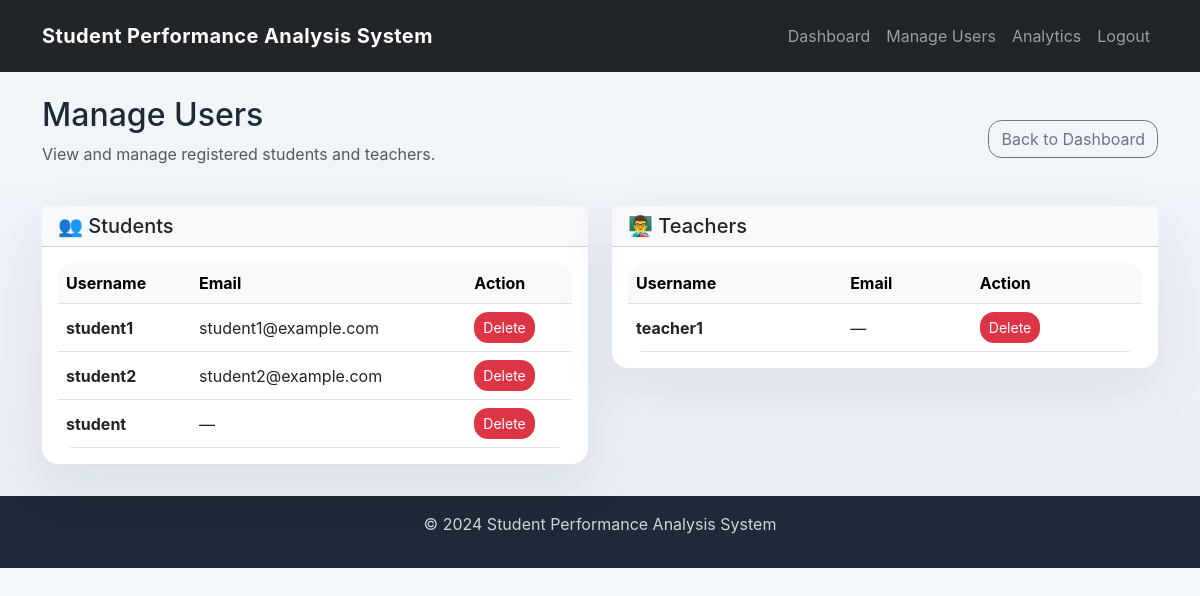
/admin/manage_users (signed in), run on the app's committed database.
### tables this page shows
CREATE TABLE users (
        id INTEGER PRIMARY KEY AUTOINCREMENT,
        username TEXT UNIQUE NOT NULL,
        password TEXT NOT NULL,
        role TEXT NOT NULL,
        email TEXT,
        created_at TIMESTAMP DEFAULT CURRENT_TIMESTAMP
    );

### routes/admin_routes.py (the view)
@admin_bp.route('/manage_users')
def manage_users():
    students = user_model.get_all_users_by_role('student')
    teachers = user_model.get_all_users_by_role('teacher')
    return render_template('manage_users.html', students=students, teachers=teachers)

### models/user_model.py (called while the page is built)
    def get_all_users_by_role(self, role):
        conn = sqlite3.connect(self.db_path)
        cursor = conn.cursor()
        cursor.execute("SELECT id, username, email FROM users WHERE role = ?", (role,))
        users = cursor.fetchall()
        conn.close()
        return [{'id': u[0], 'username': u[1], 'email': u[2]} for u in users]

### routes/admin_routes.py (called while the page is built)
@admin_bp.before_request
def require_admin():
    if 'user_id' not in session or session.get('role') != 'admin':
        return redirect(url_for('auth.login'))

### templates/manage_users.html (shortened to what this page needs)
{% extends "base.html" %}
{% block content %}
<div class="row mb-4">
    <div class="col-12">
        <div class="d-flex justify-content-between align-items-center">
            <div>
                <h2>Manage Users</h2>
                <p class="text-muted">View and manage registered students and teachers.</p>
            </div>
            <a href="{{ url_for('admin.dashboard') }}" class="btn btn-outline-secondary">Back to Dashboard</a>
        </div>
    </div>
</div>
<div class="row g-4">
    <div class="col-lg-6">
        <div class="card">
            <div class="card-header bg-light">
                <h5 class="card-title mb-0">👥 Students</h5>
            </div>
            <div class="card-body">
                {% if students %}
                    <div class="table-responsive">
                        <table class="table table-hover align-middle mb-0">
                            <thead class="table-light">
                                <tr>
                                    <th>Username</th>
                                    <th>Email</th>
                                    <th>Action</th>
                                </tr>
                            </thead>
                            <tbody>
                                {% for student in students %}
                                    <tr>
                                        <td><strong>{{ student.username }}</strong></td>
                                        <td>{{ student.email or '—' }}</td>
                                        <td>
                                            <a href="{{ url_for('admin.delete_user', user_id=student.id) }}" class="btn btn-sm btn-danger" onclick="return confirm('Are you sure you want to delete {{ student.username }}?')">Delete</a>
                                        </td>
                                    </tr>
                                {% endfor %}
                            </tbody>
                        </table>
                    </div>
                {% else %}
                    <p class="text-muted text-center py-3">No students registered yet.</p>
                {% endif %}
            </div>
        </div>
    </div>
    <div class="col-lg-6">
        <div class="card">
            <div class="card-header bg-light">
                <h5 class="card-title mb-0">👨‍🏫 Teachers</h5>
            </div>
            <div class="card-body">
                {% if teachers %}
                    <div class="table-responsive">
                        <table class="table table-hover align-middle mb-0">
                            <thead class="table-light">
                                <tr>
                                    <th>Username</th>
                                    <th>Email</th>
                                    <th>Action</th>
                                </tr>
                            </thead>
                            <tbody>
                                {% for teacher in teachers %}
                                    <tr>
                                        <td><strong>{{ teacher.username }}</strong></td>
                                        <td>{{ teacher.email or '—' }}</td>
                                        <td>
                                            <a href="{{ url_for('admin.delete_user', user_id=teacher.id) }}" class="btn btn-sm btn-danger" onclick="return confirm('Are you sure you want to delete {{ teacher.username }}?')">Delete</a>
                                        </td>
                                    </tr>
                                {% endfor %}
                            </tbody>
                        </table>
                    </div>
                {% else %}
                    <p class="text-muted text-center py-3">No teachers registered yet.</p>
                {% endif %}
            </div>
        </div>
    </div>
</div>
{% endblock %}

### static/css/style.css (style rules this page uses)
body { font-family: 'Inter', system-ui, -apple-system, BlinkMacSystemFont, 'Segoe UI', sans-serif; background: linear-gradient(180deg, #f4f7fb 0%, #e8edf5 100%); color: #1f2937; }
.card { border: none; border-radius: 1rem; box-shadow: 0 20px 60px rgba(15, 23, 42, 0.08); }
body .card { background: #ffffff; }
.btn { border-radius: 0.85rem; }
.table { border-radius: 1rem; overflow: hidden; }
.table th, .table td { vertical-align: middle; }

### data on the page
users: username "student1", email "student1@example.com"
users: username "student2", email "student2@example.com"
users: username "student", email "—"
users: username "teacher1", email "—"
